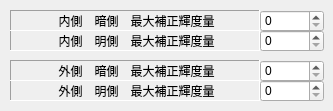
   <widget class="QWidget" name="tab_8">
    <attribute name="title">
     <string>補正</string>
    </attribute>
    <widget class="QLabel" name="label_26">
     <property name="geometry">
      <rect>
       <x>10</x>
       <y>30</y>
       <width>250</width>
       <height>21</height>
      </rect>
     </property>
     <property name="frameShape">
      <enum>QFrame::Panel</enum>
     </property>
     <property name="frameShadow">
      <enum>QFrame::Sunken</enum>
     </property>
     <property name="text">
      <string>内側　明側　最大補正輝度量</string>
     </property>
     <property name="alignment">
      <set>Qt::AlignCenter|Qt::AlignHCenter|Qt::AlignLeading|Qt::AlignLeft|Qt::AlignVCenter</set>
     </property>
    </widget>
    <widget class="QSpinBox" name="EditAdjustBrightIH">
     <property name="geometry">
      <rect>
       <x>260</x>
       <y>30</y>
       <width>64</width>
       <height>22</height>
      </rect>
     </property>
     <property name="maximum">
      <number>255</number>
     </property>
    </widget>
    <widget class="QSpinBox" name="EditAdjustBrightOH">
     <property name="geometry">
      <rect>
       <x>260</x>
       <y>80</y>
       <width>64</width>
       <height>22</height>
      </rect>
     </property>
     <property name="maximum">
      <number>255</number>
     </property>
    </widget>
    <widget class="QLabel" name="label_25">
     <property name="geometry">
      <rect>
       <x>10</x>
       <y>10</y>
       <width>250</width>
       <height>21</height>
      </rect>
     </property>
     <property name="frameShape">
      <enum>QFrame::Panel</enum>
     </property>
     <property name="frameShadow">
      <enum>QFrame::Sunken</enum>
     </property>
     <property name="text">
      <string>内側　暗側　最大補正輝度量</string>
     </property>
     <property name="alignment">
      <set>Qt::AlignCenter|Qt::AlignHCenter|Qt::AlignLeading|Qt::AlignLeft|Qt::AlignVCenter</set>
     </property>
    </widget>
    <widget class="QSpinBox" name="EditAdjustBrightOL">
     <property name="geometry">
      <rect>
       <x>260</x>
       <y>60</y>
       <width>64</width>
       <height>22</height>
      </rect>
     </property>
     <property name="maximum">
      <number>255</number>
     </property>
    </widget>
    <widget class="QLabel" name="label_34">
     <property name="geometry">
      <rect>
       <x>10</x>
       <y>80</y>
       <width>250</width>
       <height>21</height>
      </rect>
     </property>
     <property name="frameShape">
      <enum>QFrame::Panel</enum>
     </property>
     <property name="frameShadow">
      <enum>QFrame::Sunken</enum>
     </property>
     <property name="text">
      <string>外側　明側　最大補正輝度量</string>
     </property>
     <property name="alignment">
      <set>Qt::AlignCenter|Qt::AlignHCenter|Qt::AlignLeading|Qt::AlignLeft|Qt::AlignVCenter</set>
     </property>
    </widget>
    <widget class="QSpinBox" name="EditAdjustBrightIL">
     <property name="geometry">
      <rect>
       <x>260</x>
       <y>10</y>
       <width>64</width>
       <height>22</height>
      </rect>
     </property>
     <property name="maximum">
      <number>255</number>
     </property>
    </widget>
    <widget class="QLabel" name="label_33">
     <property name="geometry">
      <rect>
       <x>10</x>
       <y>60</y>
       <width>250</width>
       <height>21</height>
      </rect>
     </property>
     <property name="frameShape">
      <enum>QFrame::Panel</enum>
     </property>
     <property name="frameShadow">
      <enum>QFrame::Sunken</enum>
     </property>
     <property name="text">
      <string>外側　暗側　最大補正輝度量</string>
     </property>
     <property name="alignment">
      <set>Qt::AlignCenter|Qt::AlignHCenter|Qt::AlignLeading|Qt::AlignLeft|Qt::AlignVCenter</set>
     </property>
    </widget>
   </widget>
